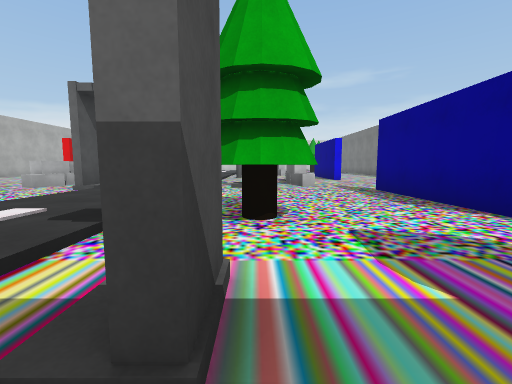
view 1 (above)

20 first-person views from a walk through a scene from a Unity 3-D project. The camera is 1.2 m above the floor, tilts 6° down and sees 90° across. The floor is counted in squares, 2 m on a side. Each view is taken from the middle of a square. On the plan, view 1 faces up. The plan holds only what a view shows up to about 9 squares ahead; the rest is blank. The player is left out. Some surface patterns are stand-ins.

view 2
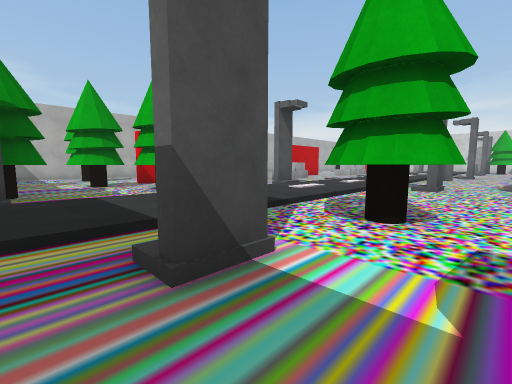

view 3
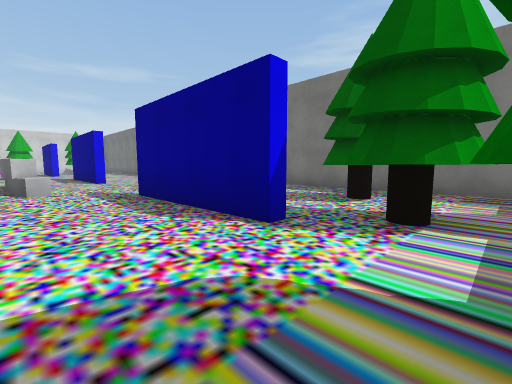

view 4
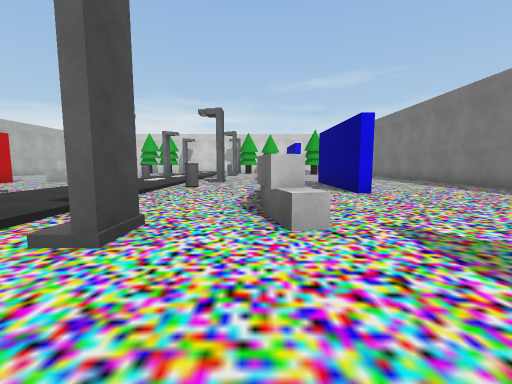

view 5
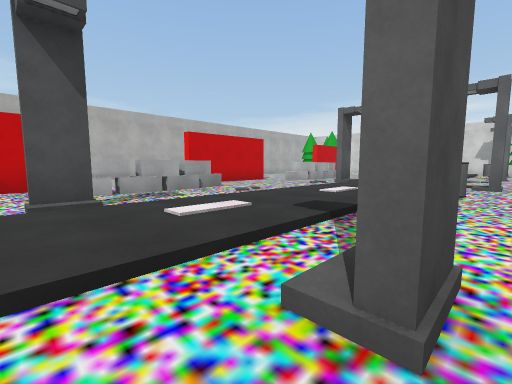

view 6
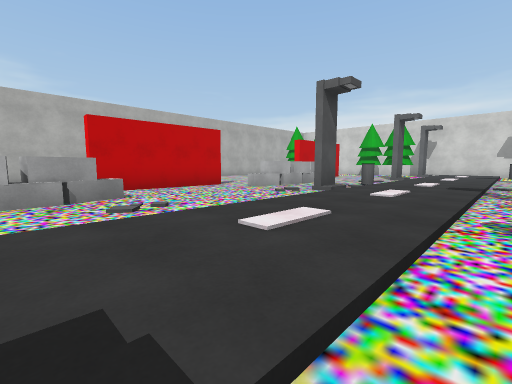

view 7
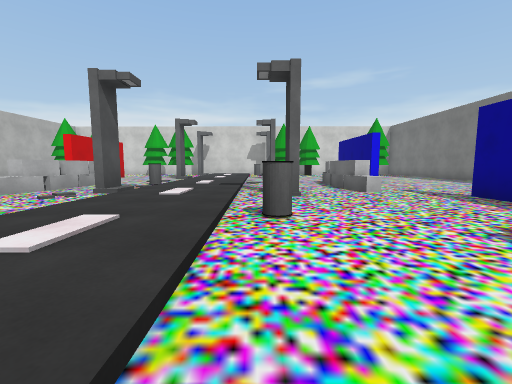

view 8
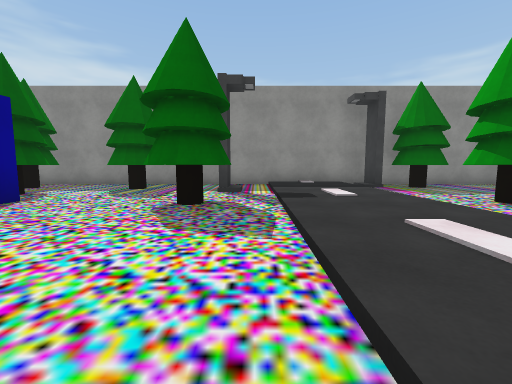

view 9
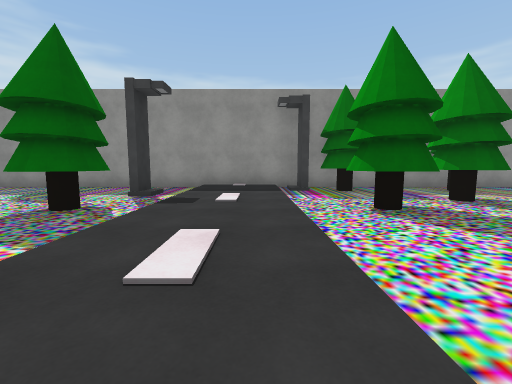

view 10
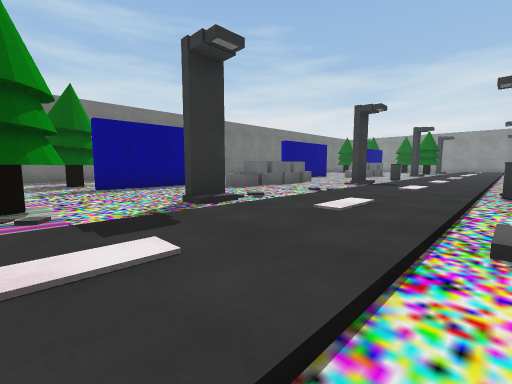

view 11
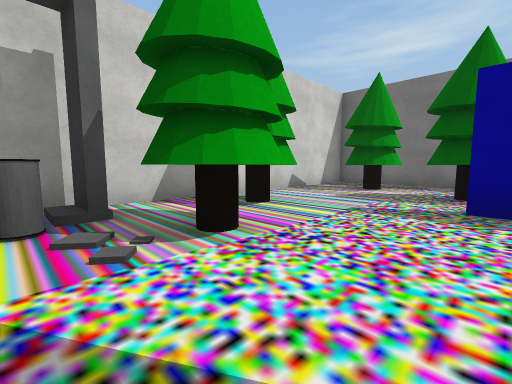

view 12
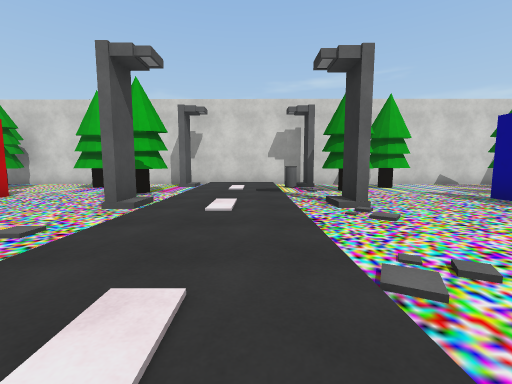

view 13
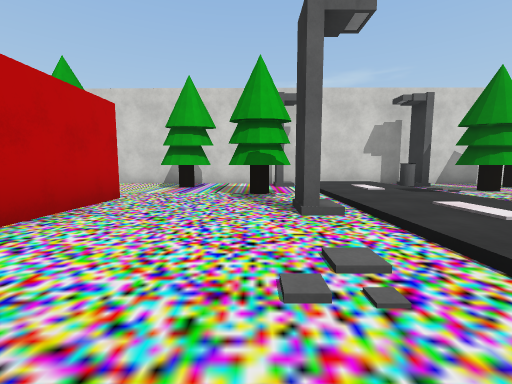

view 14
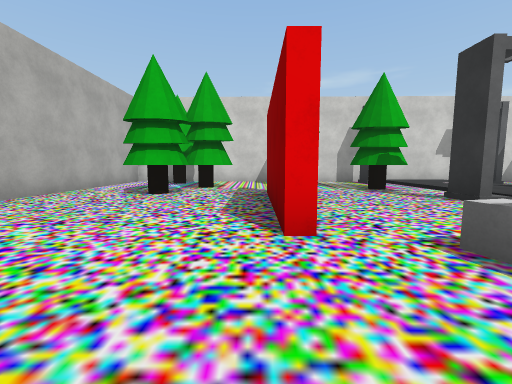

view 15
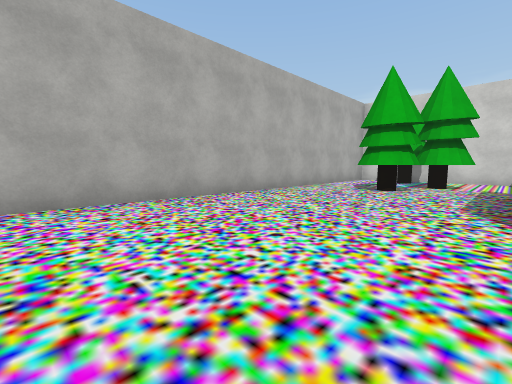

view 16
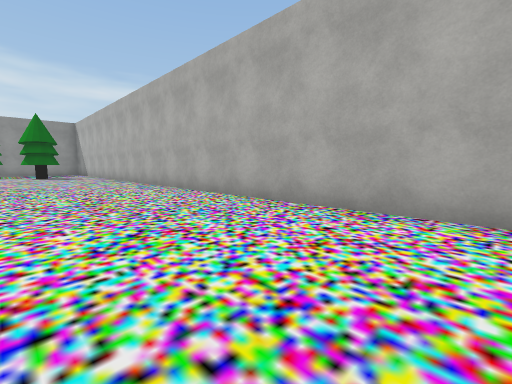

view 17
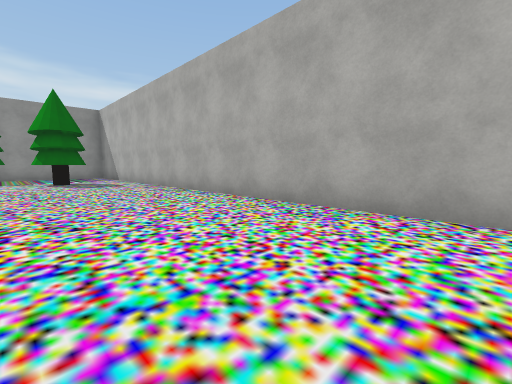

view 18
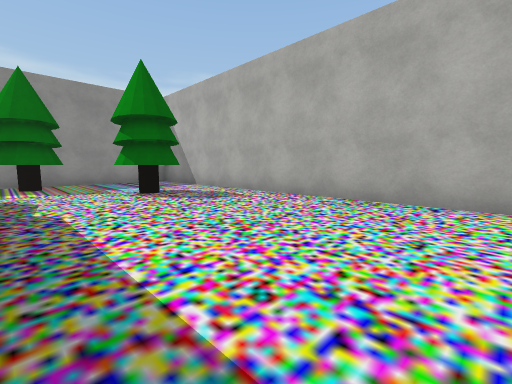

view 19
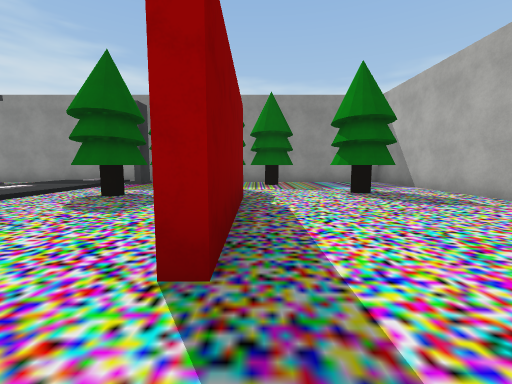

view 20
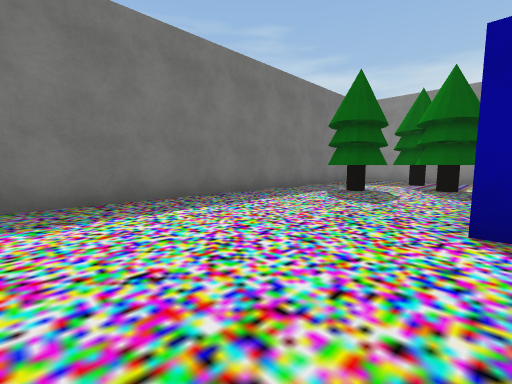

### Floor plan
Key: @ floor where view 1 was taken; # wall or solid block; . main floor; : floor 0.25 m higher than the main floor; / step, stairs or slope; = window, fence, low wall or low ledge; ^ raised ledge; O other object.
Columns run from 13 left of view 1 to 8 right of it. Each row starts with its distance up from view 1.
 26     ##################
 25 #.OO.....#//.#.......#
 24 #.OO..O../::=..O..OO.#
 23 #..OO...O.::.OO....O.#
 22 #..O....O.::.....OO..#
 21 #..O.#.../::.#..#.O.
 20 #....#...#::....#
 19 #....#....::... #
 18 #......=..::..= #...
 17 #......^..::..^ ....
 16 #..... ^..::..^ ...
 15 #..... ^.#::...^..
 14 #......=..::.#...  ..#
 13 #....#....::....# ...#
 12 #....#....::=...#....#
 11 #....#....::..==#....#
 10 #....  ^..::..^..... #
  9 #....  ^..::..^......#
  8 #......^..::..^......#
  7 #......^.#::.#.......#
  6 #....#.../::....#....#
  5 #....#....::....#....#
  4 #....#....::....#....#
  3 #..O....O.::.O..#.OO.#
  2 #.OO..O...::.....O...#
  1 #.........::.#.O.OO..#
  0 #...OO.OO/::.@.O..O.
 -1 ####################

Where each view was taken, in squares from view 1:
view 1: 0 up, 0 right, facing up
view 2: 0 up, 1 right, facing up-left
view 3: 1 up, 1 right, facing up-right
view 4: 5 up, 1 right, facing up
view 5: 6 up, 0 right, facing up-left
view 6: 9 up, 1 left, facing up-left
view 7: 9 up, 1 left, facing up
view 8: 7 up, 1 left, facing down
view 9: 7 up, 3 left, facing down
view 10: 23 up, 4 left, facing down-right
view 11: 21 up, 1 left, facing up-right
view 12: 16 up, 2 left, facing up
view 13: 17 up, 5 left, facing up
view 14: 16 up, 8 left, facing up
view 15: 15 up, 8 left, facing up-left
view 16: 17 up, 9 left, facing down-left
view 17: 12 up, 9 left, facing down-left
view 18: 8 up, 8 left, facing down-left
view 19: 8 up, 8 left, facing down
view 20: 9 up, 3 right, facing down-right
